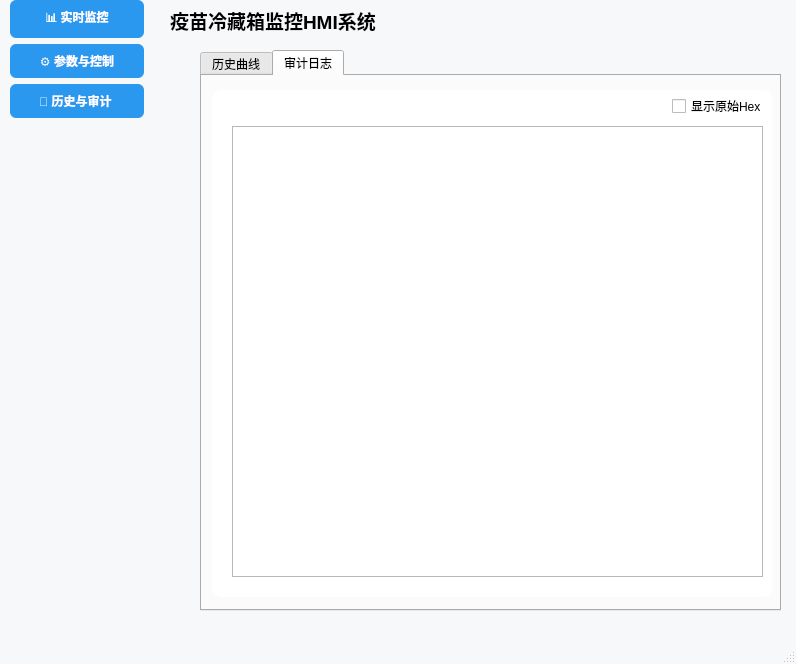
<?xml version="1.0" encoding="UTF-8"?>
<ui version="4.0">
 <class>MainWindow</class>
 <widget class="QMainWindow" name="MainWindow">
  <property name="geometry">
   <rect>
    <x>0</x>
    <y>0</y>
    <width>796</width>
    <height>664</height>
   </rect>
  </property>
  <property name="windowTitle">
   <string>MainWindow</string>
  </property>
  <property name="styleSheet">
   <string notr="true">
/* ———————————————————————————————————————
   1. 全局基础样式
——————————————————————————————————————— */
QMainWindow {
    background-color: #F7F8FA; /* 超浅灰*/
    font-family: &quot;Microsoft YaHei&quot;, &quot;Segoe UI&quot;;
    font-size: 14px;
}

QWidget {
    outline: none; /* 去掉选中虚线框 */
}

/* ———————————————————————————————————————
   2. 卡片容器 QGroupBox
——————————————————————————————————————— */
QGroupBox {
    background-color: #FFFFFF;
    border: none;
    border-radius: 10px;
    margin-top: 14px;
    padding: 8px;
}

QGroupBox::title {
    subcontrol-origin: margin;
    subcontrol-position: top left;
    left: 10px;
    padding: 0 8px;
    color: #4E5969;
    font-weight: bold;
    font-size: 15px;
}

/* ———————————————————————————————————————
   3. 左侧导航按钮
——————————————————————————————————————— */
QPushButton#btnNav {
    background-color: transparent;
    color: #555;
    border: none;
    border-radius: 6px;
    padding: 12px 10px;
    text-align: left;
    font-size: 15px;
}

QPushButton#btnNav:hover {
    background-color: #E8F4FF;
    color: #2B98F0;
}

QPushButton#btnNav:pressed,
QPushButton#btnNav:checked {
    background-color: #2B98F0;
    color: #FFF;
}

/* ———————————————————————————————————————
   4. 普通功能按钮
——————————————————————————————————————— */
QPushButton {
    background-color: #2B98F0; /* 医疗科技蓝 */
    color: white;
    border-radius: 6px;
    padding: 8px 16px;
    font-weight: bold;
    border: none;
}

QPushButton:hover {
    background-color: #1E88E5;
}

QPushButton:pressed {
    background-color: #1976D2;
}

QPushButton:disabled {
    background-color: #C0D6EF;
    color: #EEE;
}

/* ———————————————————————————————————————
   5. 指示灯样式
——————————————————————————————————————— */
/* 绿色正常灯 */
QLabel.led-green {
    background-color: #00B42A;
    border-radius: 9px;
    min-width: 18px;
    min-height: 18px;
}

/* 红色报警灯 */
QLabel.led-red {
    background-color: #F53F3F;
    border-radius: 9px;
    min-width: 18px;
    min-height: 18px;
}

/* 灰色离线/待机灯 */
QLabel.led-gray {
    background-color: #909399;
    border-radius: 9px;
    min-width: 18px;
    min-height: 18px;
}

/* ———————————————————————————————————————
   6. 报警文字
——————————————————————————————————————— */
QLabel.text-alarm {
    color: #F53F3F;
    font-weight: bold;
}

/* 正常数值大字 */
QLabel.text-value {
    font-size: 24px;
    font-weight: bold;
    color: #303133;
}

/* ———————————————————————————————————————
   7. LCD 数字显示
——————————————————————————————————————— */
QLCDNumber {
    background-color: #2C2E34;
    color: #00E4FF; /* 医疗仪器青蓝色 */
    border-radius: 6px;
    border: 1px solid #DCDFE6;
}

/* ———————————————————————————————————————
   8. 日志框
——————————————————————————————————————— */
QTextBrowser#logBrowser {
    background-color: #1E1E2E;
    color: #A9E0B0;
    border-radius: 6px;
    border: none;
    padding: 8px;
    font-family: &quot;Consolas&quot;;
    font-size: 13px;
}

/* ———————————————————————————————————————
   9. 输入框、下拉框、时间选择
——————————————————————————————————————— */
QDoubleSpinBox, QComboBox, QDateTimeEdit {
    background-color: #FFFFFF;
    border: 1px solid #DCDFE6;
    border-radius: 6px;
    padding: 6px 8px;
    color: #333;
}

QDoubleSpinBox:focus, QComboBox:focus, QDateTimeEdit:focus {
    border: 1px solid #2B98F0;
}

/* ———————————————————————————————————————
   10. 进度条
——————————————————————————————————————— */
QProgressBar {
    border: none;
    background-color: #EAECEF;
    border-radius: 4px;
    height: 8px;
}

QProgressBar::chunk {
    background-color: #2B98F0;
    border-radius: 4px;
}</string>
  </property>
  <widget class="QWidget" name="centralwidget">
   <widget class="QStackedWidget" name="mainStkWidget">
    <property name="geometry">
     <rect>
      <x>160</x>
      <y>30</y>
      <width>631</width>
      <height>721</height>
     </rect>
    </property>
    <property name="styleSheet">
     <string notr="true">
</string>
    </property>
    <property name="currentIndex">
     <number>2</number>
    </property>
    <widget class="QWidget" name="page_5">
     <widget class="QGroupBox" name="groupBox_5">
      <property name="geometry">
       <rect>
        <x>10</x>
        <y>210</y>
        <width>531</width>
        <height>331</height>
       </rect>
      </property>
      <property name="title">
       <string>温度变化</string>
      </property>
      <widget class="QCustomPlot" name="plotTemp" native="true">
       <property name="geometry">
        <rect>
         <x>20</x>
         <y>50</y>
         <width>491</width>
         <height>251</height>
        </rect>
       </property>
      </widget>
     </widget>
     <widget class="QGroupBox" name="groupBox_4">
      <property name="geometry">
       <rect>
        <x>10</x>
        <y>20</y>
        <width>271</width>
        <height>181</height>
       </rect>
      </property>
      <property name="title">
       <string>当前温度</string>
      </property>
      <widget class="QLCDNumber" name="lcdTemp">
       <property name="geometry">
        <rect>
         <x>90</x>
         <y>30</y>
         <width>111</width>
         <height>51</height>
        </rect>
       </property>
       <property name="styleSheet">
        <string notr="true">QLCDNumber {
    background-color: #1e1e1e; /* 黑底 */
    color: #00ff00;            /* 绿字 */
    border: 2px solid #555;    /* 边框 */
    border-radius: 5px;        /* 圆角 */
}</string>
       </property>
       <property name="segmentStyle">
        <enum>QLCDNumber::Flat</enum>
       </property>
      </widget>
      <widget class="QLCDNumber" name="lcdHum">
       <property name="geometry">
        <rect>
         <x>90</x>
         <y>100</y>
         <width>111</width>
         <height>51</height>
        </rect>
       </property>
       <property name="styleSheet">
        <string notr="true">QLCDNumber {
    background-color: #1e1e1e; /* 黑底 */
    color: #00ff00;            /* 绿字 */
    border: 2px solid #555;    /* 边框 */
    border-radius: 5px;        /* 圆角 */
}</string>
       </property>
       <property name="segmentStyle">
        <enum>QLCDNumber::Flat</enum>
       </property>
      </widget>
      <widget class="QLabel" name="label_14">
       <property name="geometry">
        <rect>
         <x>20</x>
         <y>50</y>
         <width>54</width>
         <height>16</height>
        </rect>
       </property>
       <property name="text">
        <string>当前温度：</string>
       </property>
      </widget>
      <widget class="QLabel" name="label_15">
       <property name="geometry">
        <rect>
         <x>20</x>
         <y>120</y>
         <width>54</width>
         <height>16</height>
        </rect>
       </property>
       <property name="text">
        <string>当前湿度：</string>
       </property>
      </widget>
      <widget class="QLabel" name="label_16">
       <property name="geometry">
        <rect>
         <x>210</x>
         <y>45</y>
         <width>31</width>
         <height>21</height>
        </rect>
       </property>
       <property name="font">
        <font>
         <pointsize>12</pointsize>
        </font>
       </property>
       <property name="text">
        <string>℃</string>
       </property>
      </widget>
      <widget class="QLabel" name="label_17">
       <property name="geometry">
        <rect>
         <x>210</x>
         <y>105</y>
         <width>21</width>
         <height>41</height>
        </rect>
       </property>
       <property name="font">
        <font>
         <pointsize>12</pointsize>
        </font>
       </property>
       <property name="text">
        <string>%</string>
       </property>
      </widget>
     </widget>
     <widget class="QGroupBox" name="groupBox_7">
      <property name="geometry">
       <rect>
        <x>289</x>
        <y>20</y>
        <width>251</width>
        <height>181</height>
       </rect>
      </property>
      <property name="title">
       <string>设备运行状态</string>
      </property>
      <widget class="QLabel" name="label_6">
       <property name="geometry">
        <rect>
         <x>20</x>
         <y>49</y>
         <width>61</width>
         <height>21</height>
        </rect>
       </property>
       <property name="text">
        <string>门状态：</string>
       </property>
      </widget>
      <widget class="QLabel" name="label_10">
       <property name="geometry">
        <rect>
         <x>20</x>
         <y>90</y>
         <width>71</width>
         <height>16</height>
        </rect>
       </property>
       <property name="text">
        <string>压缩机状态：</string>
       </property>
      </widget>
      <widget class="QLabel" name="label_11">
       <property name="geometry">
        <rect>
         <x>20</x>
         <y>130</y>
         <width>54</width>
         <height>16</height>
        </rect>
       </property>
       <property name="text">
        <string>报警码：</string>
       </property>
      </widget>
      <widget class="QLabel" name="lblDoor">
       <property name="geometry">
        <rect>
         <x>80</x>
         <y>50</y>
         <width>141</width>
         <height>20</height>
        </rect>
       </property>
       <property name="text">
        <string/>
       </property>
      </widget>
      <widget class="QLabel" name="lblCompress">
       <property name="geometry">
        <rect>
         <x>100</x>
         <y>90</y>
         <width>131</width>
         <height>20</height>
        </rect>
       </property>
       <property name="text">
        <string/>
       </property>
      </widget>
      <widget class="QLabel" name="lblAlarm">
       <property name="geometry">
        <rect>
         <x>80</x>
         <y>130</y>
         <width>131</width>
         <height>21</height>
        </rect>
       </property>
       <property name="text">
        <string/>
       </property>
      </widget>
     </widget>
    </widget>
    <widget class="QWidget" name="page_6">
     <widget class="QGroupBox" name="groupBox_2">
      <property name="geometry">
       <rect>
        <x>300</x>
        <y>200</y>
        <width>311</width>
        <height>381</height>
       </rect>
      </property>
      <property name="title">
       <string>系统底层配置</string>
      </property>
      <widget class="QStackedWidget" name="stackedWidget">
       <property name="geometry">
        <rect>
         <x>20</x>
         <y>90</y>
         <width>271</width>
         <height>111</height>
        </rect>
       </property>
       <property name="currentIndex">
        <number>0</number>
       </property>
       <widget class="QWidget" name="page">
        <widget class="QLabel" name="label_5">
         <property name="geometry">
          <rect>
           <x>10</x>
           <y>30</y>
           <width>60</width>
           <height>16</height>
          </rect>
         </property>
         <property name="text">
          <string>串口选择：</string>
         </property>
        </widget>
        <widget class="QLabel" name="label_3">
         <property name="geometry">
          <rect>
           <x>10</x>
           <y>70</y>
           <width>48</width>
           <height>16</height>
          </rect>
         </property>
         <property name="text">
          <string>波特率：</string>
         </property>
        </widget>
        <widget class="QComboBox" name="portList">
         <property name="geometry">
          <rect>
           <x>80</x>
           <y>20</y>
           <width>181</width>
           <height>31</height>
          </rect>
         </property>
        </widget>
        <widget class="QComboBox" name="baudList">
         <property name="geometry">
          <rect>
           <x>80</x>
           <y>60</y>
           <width>181</width>
           <height>31</height>
          </rect>
         </property>
        </widget>
       </widget>
       <widget class="QWidget" name="page_2">
        <widget class="QWidget" name="layoutWidget">
         <property name="geometry">
          <rect>
           <x>40</x>
           <y>20</y>
           <width>187</width>
           <height>70</height>
          </rect>
         </property>
         <layout class="QGridLayout" name="gridLayout">
          <item row="1" column="0">
           <widget class="QLabel" name="label_4">
            <property name="text">
             <string>端口号：</string>
            </property>
           </widget>
          </item>
          <item row="0" column="1">
           <widget class="QLineEdit" name="ipEdit"/>
          </item>
          <item row="1" column="1">
           <widget class="QLineEdit" name="portEdit"/>
          </item>
          <item row="0" column="0">
           <widget class="QLabel" name="label_2">
            <property name="text">
             <string>IP:</string>
            </property>
           </widget>
          </item>
         </layout>
        </widget>
       </widget>
      </widget>
      <widget class="QComboBox" name="modeList">
       <property name="geometry">
        <rect>
         <x>50</x>
         <y>31</y>
         <width>111</width>
         <height>31</height>
        </rect>
       </property>
      </widget>
      <widget class="QPushButton" name="btnOpen">
       <property name="geometry">
        <rect>
         <x>40</x>
         <y>240</y>
         <width>111</width>
         <height>41</height>
        </rect>
       </property>
       <property name="text">
        <string>连接</string>
       </property>
      </widget>
      <widget class="QPushButton" name="btnClose">
       <property name="geometry">
        <rect>
         <x>180</x>
         <y>240</y>
         <width>101</width>
         <height>41</height>
        </rect>
       </property>
       <property name="text">
        <string>断开连接</string>
       </property>
      </widget>
      <widget class="QWidget" name="layoutWidget">
       <property name="geometry">
        <rect>
         <x>190</x>
         <y>30</y>
         <width>81</width>
         <height>31</height>
        </rect>
       </property>
       <layout class="QHBoxLayout" name="horizontalLayout">
        <item>
         <widget class="QLabel" name="lblLight">
          <property name="styleSheet">
           <string notr="true">min-width: 16px;
min-height: 16px;
max-width: 16px;
max-height: 16px;
border-radius: 8px;  /* 半径是宽高的一半，就是圆形 */
background-color: grey; /* 默认灰色 */
border: 1px solid #666;</string>
          </property>
          <property name="text">
           <string/>
          </property>
         </widget>
        </item>
        <item>
         <widget class="QLabel" name="lblStatus">
          <property name="frameShape">
           <enum>QFrame::NoFrame</enum>
          </property>
          <property name="text">
           <string>未连接</string>
          </property>
         </widget>
        </item>
       </layout>
      </widget>
     </widget>
     <widget class="QGroupBox" name="groupBox">
      <property name="geometry">
       <rect>
        <x>10</x>
        <y>10</y>
        <width>281</width>
        <height>571</height>
       </rect>
      </property>
      <property name="title">
       <string>参数设置</string>
      </property>
      <widget class="QPushButton" name="btnSetTemp">
       <property name="geometry">
        <rect>
         <x>80</x>
         <y>330</y>
         <width>111</width>
         <height>31</height>
        </rect>
       </property>
       <property name="text">
        <string>一键下发配置</string>
       </property>
      </widget>
      <widget class="QPushButton" name="pushButton_4">
       <property name="geometry">
        <rect>
         <x>80</x>
         <y>290</y>
         <width>111</width>
         <height>31</height>
        </rect>
       </property>
       <property name="text">
        <string>读取参数</string>
       </property>
      </widget>
      <widget class="QDoubleSpinBox" name="targetTemp_4">
       <property name="geometry">
        <rect>
         <x>140</x>
         <y>110</y>
         <width>91</width>
         <height>31</height>
        </rect>
       </property>
      </widget>
      <widget class="QDoubleSpinBox" name="targetTemp_5">
       <property name="geometry">
        <rect>
         <x>140</x>
         <y>190</y>
         <width>91</width>
         <height>31</height>
        </rect>
       </property>
      </widget>
      <widget class="QDoubleSpinBox" name="targetTemp_6">
       <property name="geometry">
        <rect>
         <x>140</x>
         <y>150</y>
         <width>91</width>
         <height>31</height>
        </rect>
       </property>
      </widget>
      <widget class="QLabel" name="label_8">
       <property name="geometry">
        <rect>
         <x>40</x>
         <y>80</y>
         <width>60</width>
         <height>16</height>
        </rect>
       </property>
       <property name="text">
        <string>温度上限：</string>
       </property>
      </widget>
      <widget class="QLabel" name="label_9">
       <property name="geometry">
        <rect>
         <x>40</x>
         <y>120</y>
         <width>60</width>
         <height>16</height>
        </rect>
       </property>
       <property name="text">
        <string>温度下限：</string>
       </property>
      </widget>
      <widget class="QLabel" name="label_12">
       <property name="geometry">
        <rect>
         <x>50</x>
         <y>200</y>
         <width>60</width>
         <height>16</height>
        </rect>
       </property>
       <property name="text">
        <string>湿度上限：</string>
       </property>
      </widget>
      <widget class="QLabel" name="label_13">
       <property name="geometry">
        <rect>
         <x>40</x>
         <y>230</y>
         <width>60</width>
         <height>16</height>
        </rect>
       </property>
       <property name="text">
        <string>湿度下限：</string>
       </property>
      </widget>
      <widget class="QDoubleSpinBox" name="targetTemp_7">
       <property name="geometry">
        <rect>
         <x>140</x>
         <y>230</y>
         <width>91</width>
         <height>31</height>
        </rect>
       </property>
      </widget>
      <widget class="QDoubleSpinBox" name="targetTemp">
       <property name="geometry">
        <rect>
         <x>134</x>
         <y>25</y>
         <width>91</width>
         <height>31</height>
        </rect>
       </property>
      </widget>
      <widget class="QLabel" name="label">
       <property name="geometry">
        <rect>
         <x>40</x>
         <y>30</y>
         <width>60</width>
         <height>16</height>
        </rect>
       </property>
       <property name="text">
        <string>目标温度：</string>
       </property>
      </widget>
      <widget class="QLabel" name="label_7">
       <property name="geometry">
        <rect>
         <x>40</x>
         <y>170</y>
         <width>60</width>
         <height>16</height>
        </rect>
       </property>
       <property name="text">
        <string>目标湿度：</string>
       </property>
      </widget>
      <widget class="QDoubleSpinBox" name="targetTemp_3">
       <property name="geometry">
        <rect>
         <x>130</x>
         <y>70</y>
         <width>91</width>
         <height>31</height>
        </rect>
       </property>
      </widget>
     </widget>
     <widget class="QGroupBox" name="groupBox_6">
      <property name="geometry">
       <rect>
        <x>300</x>
        <y>10</y>
        <width>311</width>
        <height>191</height>
       </rect>
      </property>
      <property name="title">
       <string>指令下发</string>
      </property>
      <widget class="QPushButton" name="pushButton">
       <property name="geometry">
        <rect>
         <x>90</x>
         <y>30</y>
         <width>111</width>
         <height>31</height>
        </rect>
       </property>
       <property name="text">
        <string>远程消音</string>
       </property>
      </widget>
      <widget class="QPushButton" name="pushButton_2">
       <property name="geometry">
        <rect>
         <x>90</x>
         <y>80</y>
         <width>121</width>
         <height>31</height>
        </rect>
       </property>
       <property name="text">
        <string>强制化霜</string>
       </property>
      </widget>
     </widget>
    </widget>
    <widget class="QWidget" name="page_7">
     <widget class="QTabWidget" name="tabWidget">
      <property name="geometry">
       <rect>
        <x>40</x>
        <y>20</y>
        <width>581</width>
        <height>561</height>
       </rect>
      </property>
      <property name="currentIndex">
       <number>1</number>
      </property>
      <widget class="QWidget" name="tab">
       <attribute name="title">
        <string>历史曲线</string>
       </attribute>
       <widget class="HistoryWidget" name="historyWidget" native="true">
        <property name="geometry">
         <rect>
          <x>10</x>
          <y>10</y>
          <width>550</width>
          <height>510</height>
         </rect>
        </property>
        <property name="minimumSize">
         <size>
          <width>550</width>
          <height>510</height>
         </size>
        </property>
        <property name="maximumSize">
         <size>
          <width>550</width>
          <height>510</height>
         </size>
        </property>
       </widget>
      </widget>
      <widget class="QWidget" name="tab_2">
       <attribute name="title">
        <string>审计日志</string>
       </attribute>
       <widget class="QGroupBox" name="groupBox_3">
        <property name="geometry">
         <rect>
          <x>10</x>
          <y>0</y>
          <width>561</width>
          <height>521</height>
         </rect>
        </property>
        <property name="title">
         <string/>
        </property>
        <widget class="QCheckBox" name="chkHexDisplay">
         <property name="geometry">
          <rect>
           <x>460</x>
           <y>20</y>
           <width>91</width>
           <height>20</height>
          </rect>
         </property>
         <property name="text">
          <string>显示原始Hex</string>
         </property>
        </widget>
        <widget class="QTextBrowser" name="txtLog">
         <property name="geometry">
          <rect>
           <x>20</x>
           <y>50</y>
           <width>531</width>
           <height>451</height>
          </rect>
         </property>
        </widget>
       </widget>
      </widget>
     </widget>
    </widget>
   </widget>
   <widget class="QWidget" name="widget" native="true">
    <property name="geometry">
     <rect>
      <x>10</x>
      <y>0</y>
      <width>134</width>
      <height>621</height>
     </rect>
    </property>
    <layout class="QVBoxLayout" name="verticalLayout">
     <item>
      <widget class="QPushButton" name="btn1">
       <property name="text">
        <string>📊 实时监控</string>
       </property>
      </widget>
     </item>
     <item>
      <widget class="QPushButton" name="btn2">
       <property name="text">
        <string>⚙️ 参数与控制</string>
       </property>
      </widget>
     </item>
     <item>
      <widget class="QPushButton" name="btn3">
       <property name="text">
        <string>📁 历史与审计 </string>
       </property>
      </widget>
     </item>
     <item>
      <spacer name="verticalSpacer">
       <property name="orientation">
        <enum>Qt::Vertical</enum>
       </property>
       <property name="sizeHint" stdset="0">
        <size>
         <width>20</width>
         <height>40</height>
        </size>
       </property>
      </spacer>
     </item>
    </layout>
   </widget>
   <widget class="QLabel" name="label_18">
    <property name="geometry">
     <rect>
      <x>170</x>
      <y>0</y>
      <width>581</width>
      <height>41</height>
     </rect>
    </property>
    <property name="font">
     <font>
      <pointsize>14</pointsize>
      <bold>true</bold>
     </font>
    </property>
    <property name="text">
     <string>疫苗冷藏箱监控HMI系统</string>
    </property>
   </widget>
  </widget>
  <widget class="QMenuBar" name="menubar">
   <property name="geometry">
    <rect>
     <x>0</x>
     <y>0</y>
     <width>796</width>
     <height>22</height>
    </rect>
   </property>
  </widget>
  <widget class="QStatusBar" name="statusbar"/>
 </widget>
 <customwidgets>
  <customwidget>
   <class>QCustomPlot</class>
   <extends>QWidget</extends>
   <header>qcustomplot.h</header>
   <container>1</container>
  </customwidget>
  <customwidget>
   <class>HistoryWidget</class>
   <extends>QWidget</extends>
   <header>historywidget.h</header>
   <container>1</container>
  </customwidget>
 </customwidgets>
 <resources/>
 <connections/>
</ui>
